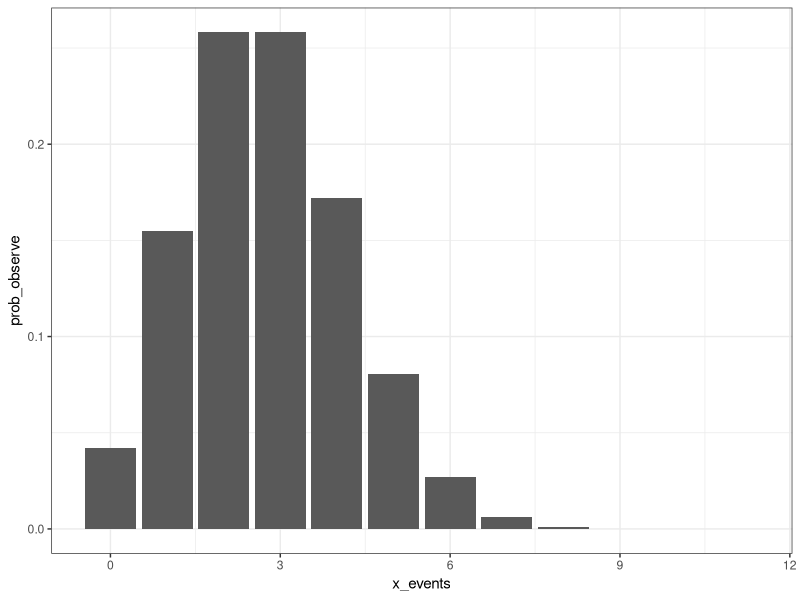
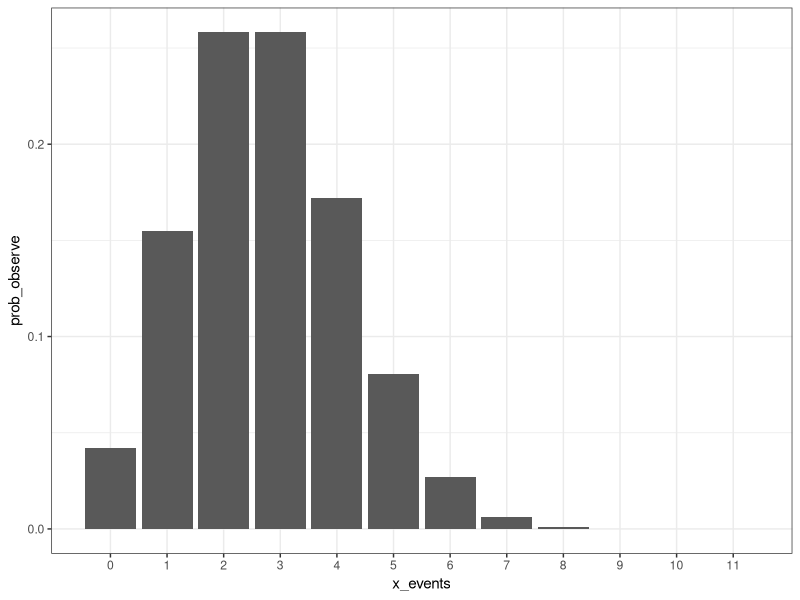
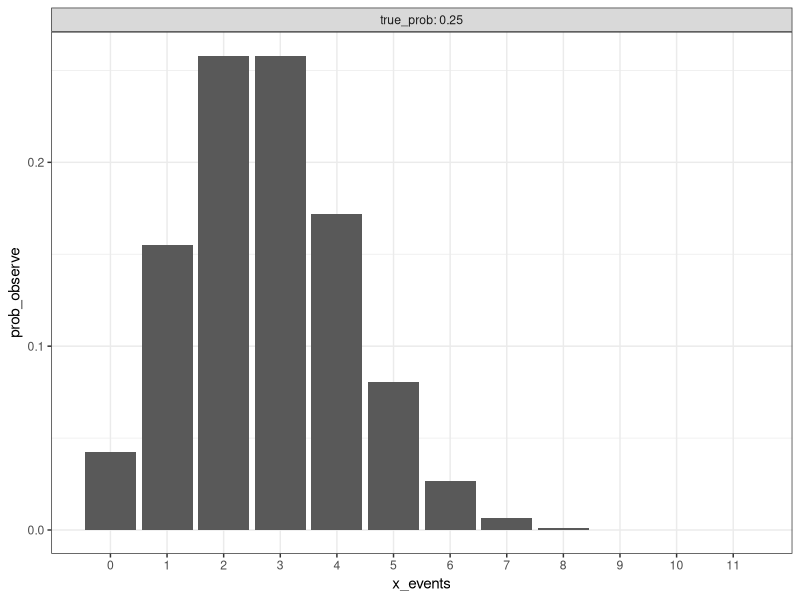
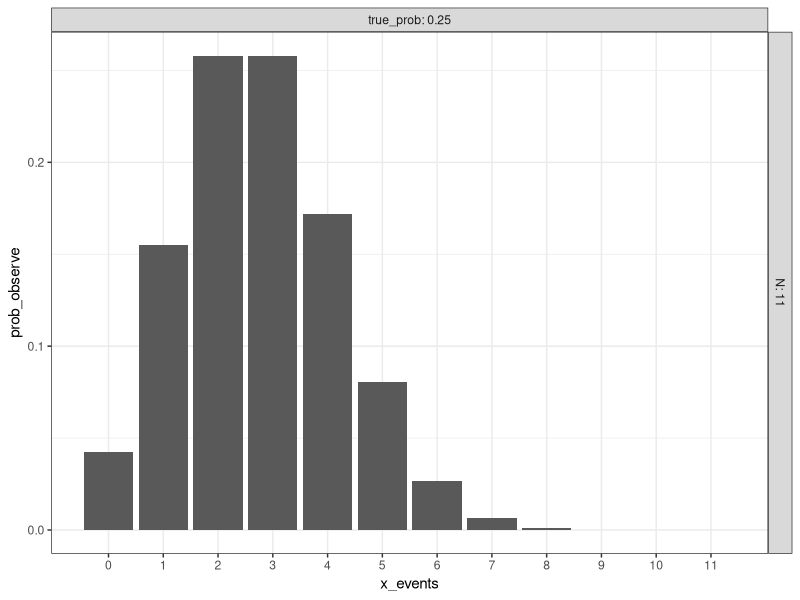
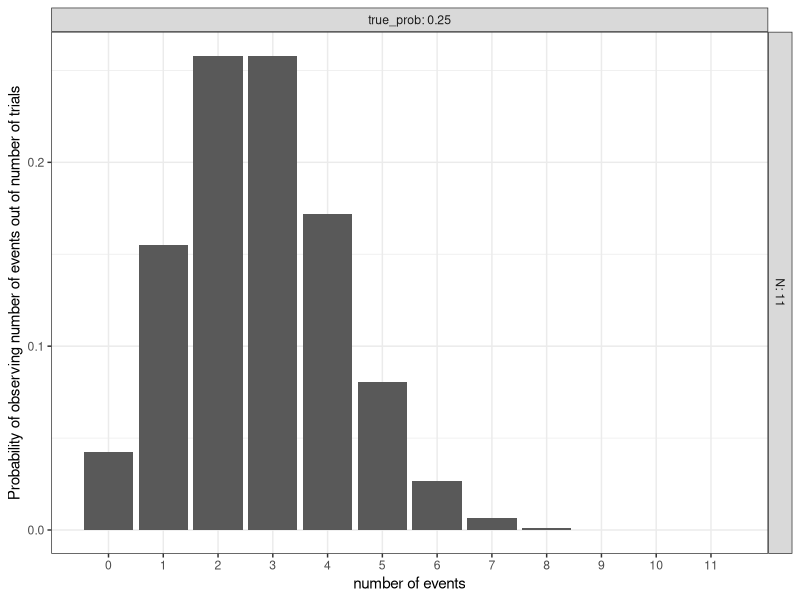
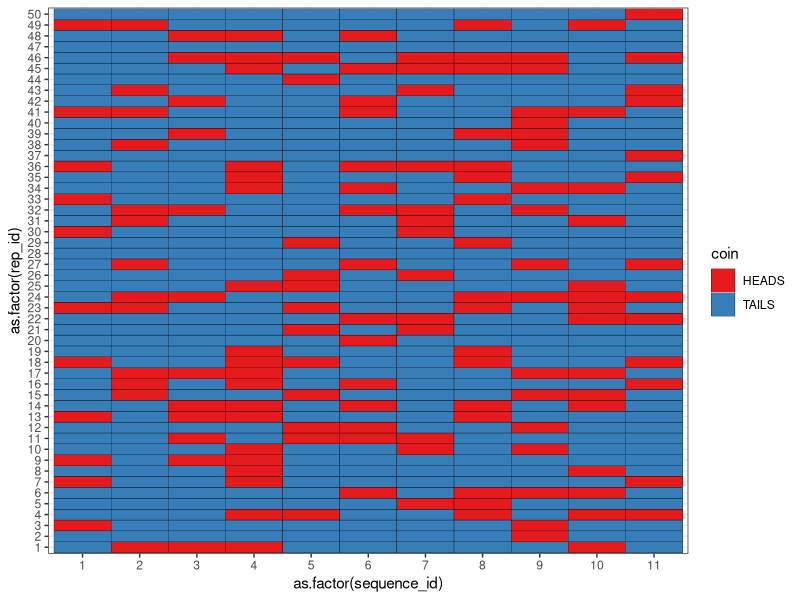
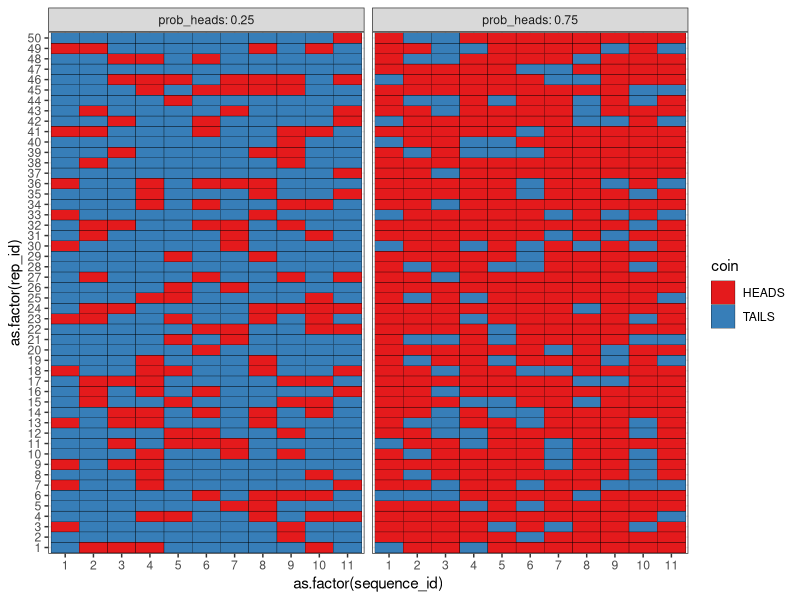
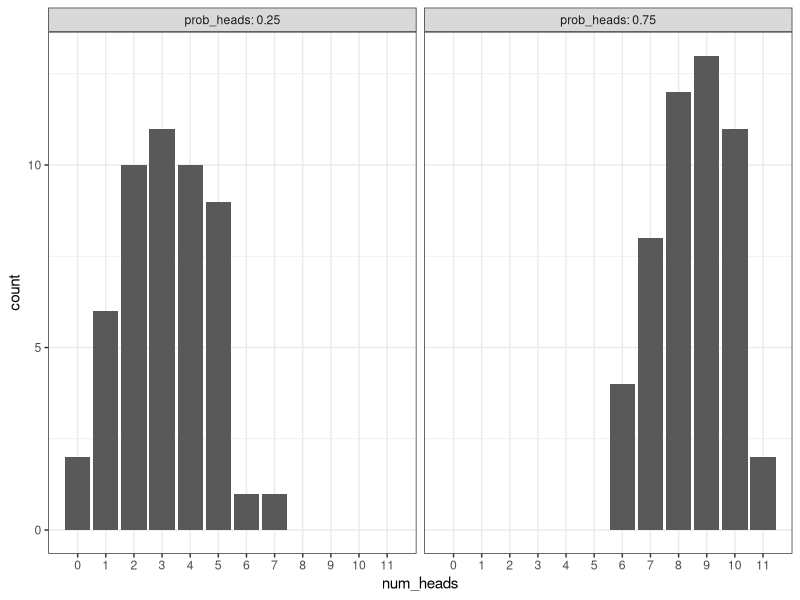

Generate these figures, in order, with R:
### practice generating random numbers with rbinom()
### introducing purrr to functionally iterate instead of
### using a for-loop

library(dplyr)
library(ggplot2)

### generate some random values
set.seed(12345)
# set.seed(724412)

xa <- rbinom(n = 11, size = 1, prob = 0.25)

xa

xb <- rbinom(n = 5, size = 1, prob = 0.25)

xb

### respecify the seed and call the random number
### generator again
set.seed(12345)
# set.seed(724412)
xa_2 <- rbinom(n = 11, size = 1, prob = 0.25)

xa_2
xa

xb_2 <- rbinom(n = 5, size = 1, prob = 0.25)

xb_2

xb

### other values for the seeds
# set.seed(1)
# set.seed(2)
# set.seed(202002)

### can we estimate the probability of the EVENT giving our
### random sequences?

xa

### how many times did we see the event?

num_events <- sum(xa)
num_trials <- length(xa)

### what's the probability of observing exactly `num_events`
### out of `num_trials` ???????

dbinom(num_events, num_trials, prob = 0.25)

dbinom(0:num_trials, num_trials, prob = 0.25)

### plot the results in ggplot2

tibble::tibble(
  x_events = 0:num_trials
) %>% 
  mutate(prob_observe = dbinom(x_events, num_trials, prob = 0.25)) %>% 
  ggplot(mapping = aes(x = x_events, y = prob_observe)) +
  geom_bar(stat = "identity") +
  theme_bw()

### modify the axis ticks
tibble::tibble(
  x_events = 0:num_trials
) %>% 
  mutate(prob_observe = dbinom(x_events, num_trials, prob = 0.25)) %>% 
  ggplot(mapping = aes(x = x_events, y = prob_observe)) +
  geom_bar(stat = "identity") +
  scale_x_continuous(breaks = 0:num_trials) +
  theme_bw() +
  theme(panel.grid.minor.x = element_blank())

### add in a panel strip legend for the probabiliyt of the event
tibble::tibble(
  x_events = 0:num_trials
) %>% 
  mutate(prob_observe = dbinom(x_events, num_trials, prob = 0.25)) %>% 
  mutate(true_prob = 0.25) %>% 
  ggplot(mapping = aes(x = x_events, y = prob_observe)) +
  geom_bar(stat = "identity") +
  facet_wrap(~true_prob, labeller = "label_both") +
  scale_x_continuous(breaks = 0:num_trials) +
  theme_bw() +
  theme(panel.grid.minor.x = element_blank())

### the number of trials
tibble::tibble(
  x_events = 0:num_trials
) %>% 
  mutate(prob_observe = dbinom(x_events, num_trials, prob = 0.25)) %>% 
  mutate(true_prob = 0.25,
         N = num_trials) %>% 
  ggplot(mapping = aes(x = x_events, y = prob_observe)) +
  geom_bar(stat = "identity") +
  facet_grid(N ~ true_prob, labeller = "label_both") +
  scale_x_continuous(breaks = 0:num_trials) +
  theme_bw() +
  theme(panel.grid.minor.x = element_blank())

### change the axis labels to be more descriptive
tibble::tibble(
  x_events = 0:num_trials
) %>% 
  mutate(prob_observe = dbinom(x_events, num_trials, prob = 0.25)) %>% 
  mutate(true_prob = 0.25,
         N = num_trials) %>% 
  ggplot(mapping = aes(x = x_events, y = prob_observe)) +
  geom_bar(stat = "identity") +
  facet_grid(N ~ true_prob, labeller = "label_both") +
  scale_x_continuous(breaks = 0:num_trials) +
  labs(x = "number of events",
       y = "Probability of observing number of events out of number of trials") +
  theme_bw() +
  theme(panel.grid.minor.x = element_blank())

### look at our data frame
my_df <- tibble::tibble(
  x_events = 0:num_trials
) %>% 
  mutate(prob_observe = dbinom(x_events, num_trials, prob = 0.25)) %>% 
  mutate(true_prob = 0.25,
         N = num_trials)

my_df

### sequence of the coin flips?
### one possible sequence...
xa

### can we look at the result of each coin flip?

### define a function which handles book keeping

flip_coin_simulate <- function(rep_id, prob_heads, num_flips)
{
  x <- rbinom(n = num_flips, size = 1, prob = prob_heads)
  
  # book keeping to help with plots
  tibble::tibble(
    x = x
  ) %>% 
    mutate(rep_id = rep_id,
           prob_heads = prob_heads,
           num_flips = num_flips)
}

set.seed(12345)
flip_coin_simulate(1, 0.25, 11)

flip_coin_simulate(2, 0.25, 11)

### iterate and run the simulation 50 times

### use a for-loop

set.seed(12345)
my_sim_result <- flip_coin_simulate(1, 0.25, 11)

for(nr in 2:50){
  my_sim_result <- bind_rows(my_sim_result, 
                             flip_coin_simulate(nr, 0.25, 11))
}

my_sim_result %>% count(rep_id)

### I like use the purrr package to iterate functionally

# purrr::map() # returns a list

# purrr::map_dfr() # returns a data frame
set.seed(12345)
my_sim <- purrr::map_dfr(1:50,
                         flip_coin_simulate,
                         prob_heads = 0.25,
                         num_flips = num_trials)

my_sim

my_sim %>% count(rep_id)

### what if I wanted flip the coin 25 times per sequence?

set.seed(12345)
my_sim_25 <- purrr::map_dfr(1:50,
                            flip_coin_simulate,
                            prob_heads = 0.25,
                            num_flips = 25)

my_sim_25 %>% count(rep_id)

### look at the coin flips as a heat map

### first put in a sequential counter
my_sim %>% 
  mutate(coin = ifelse(x == 1, "HEADS", "TAILS")) %>% 
  group_by(rep_id) %>% 
  mutate(sequence_id = 1:n()) %>% 
  ungroup() %>% 
  count(sequence_id)

# my_sim %>% 
#   mutate(coin = ifelse(x == 1, "HEADS", "TAILS")) %>% 
#   group_by(rep_id) %>% 
#   mutate(sequence_id = 1:n()) %>% 
#   ungroup() %>% 
#   View()

### visualize the heat map
my_sim %>% 
  mutate(coin = ifelse(x == 1, "HEADS", "TAILS")) %>% 
  group_by(rep_id) %>% 
  mutate(sequence_id = 1:n()) %>% 
  ungroup() %>% 
  ggplot(mapping = aes(x = as.factor(sequence_id),
                       y = as.factor(rep_id))) +
  geom_tile(mapping = aes(fill = coin),
            color = "black") +
  scale_fill_brewer(palette = "Set1") +
  theme_bw()

### rerun the simulation with a probability of heads being .75

### run the simulation with 0.25 probability followed by 0.75 probability
### for each desired number of replications

study_grid <- expand.grid(rep_id = 1:50,
                          prob_heads = c(0.25, 0.75),
                          KEEP.OUT.ATTRS = FALSE,
                          stringsAsFactors = FALSE) %>% 
  as.data.frame() %>% tibble::as_tibble()

study_grid

study_grid %>% count(rep_id)

study_grid %>% count(prob_heads)

### functionally loop over the combinations of red_id and prob_heads

set.seed(12345)
my_sim_2_probs <- purrr::map2_dfr(study_grid$rep_id,
                                  study_grid$prob_heads,
                                  flip_coin_simulate,
                                  num_flips = num_trials)

### i can look at 2 heat maps at once
my_sim_2_probs %>% 
  mutate(coin = ifelse(x == 1, "HEADS", "TAILS")) %>% 
  group_by(rep_id, prob_heads) %>% 
  mutate(sequence_id = 1:n()) %>% 
  ungroup() %>% 
  ggplot(mapping = aes(x = as.factor(sequence_id),
                       y = as.factor(rep_id))) +
  geom_tile(mapping = aes(fill = coin),
            color = "black") +
  facet_wrap(~prob_heads, labeller = "label_both") +
  scale_fill_brewer(palette = "Set1") +
  theme_bw()

### how can we use the simulation results?

### what's the distribution of the number of heads for a given
### probability and number of trials?

my_sim_2_probs %>% 
  group_by(prob_heads, num_flips, rep_id) %>% 
  summarise(num_heads = sum(x)) %>% 
  ungroup() %>% 
  ggplot(mapping = aes(x = num_heads)) +
  geom_bar() +
  facet_wrap(~prob_heads, labeller = "label_both") +
  scale_x_continuous(breaks = 0:num_trials) +
  theme_bw() +
  theme(panel.grid.minor.x = element_blank())

### what if we used 1000 replications instead of 50?

big_study_grid <- expand.grid(rep_id = 1:1000,
                              prob_heads = c(0.25, 0.75),
                              KEEP.OUT.ATTRS = FALSE,
                              stringsAsFactors = FALSE) %>% 
  as.data.frame() %>% tibble::as_tibble()

set.seed(12345)
my_big_sim <- purrr::map2_dfr(big_study_grid$rep_id,
                              big_study_grid$prob_heads,
                              flip_coin_simulate,
                              num_flips = num_trials)

my_big_sim %>% 
  group_by(prob_heads, num_flips, rep_id) %>% 
  summarise(num_heads = sum(x)) %>% 
  ungroup() %>% 
  ggplot(mapping = aes(x = num_heads)) +
  geom_bar() +
  facet_wrap(~prob_heads, labeller = "label_both") +
  scale_x_continuous(breaks = 0:num_trials) +
  theme_bw() +
  theme(panel.grid.minor.x = element_blank())

### what do you think the LEFT hand side facet is starting to look like?
